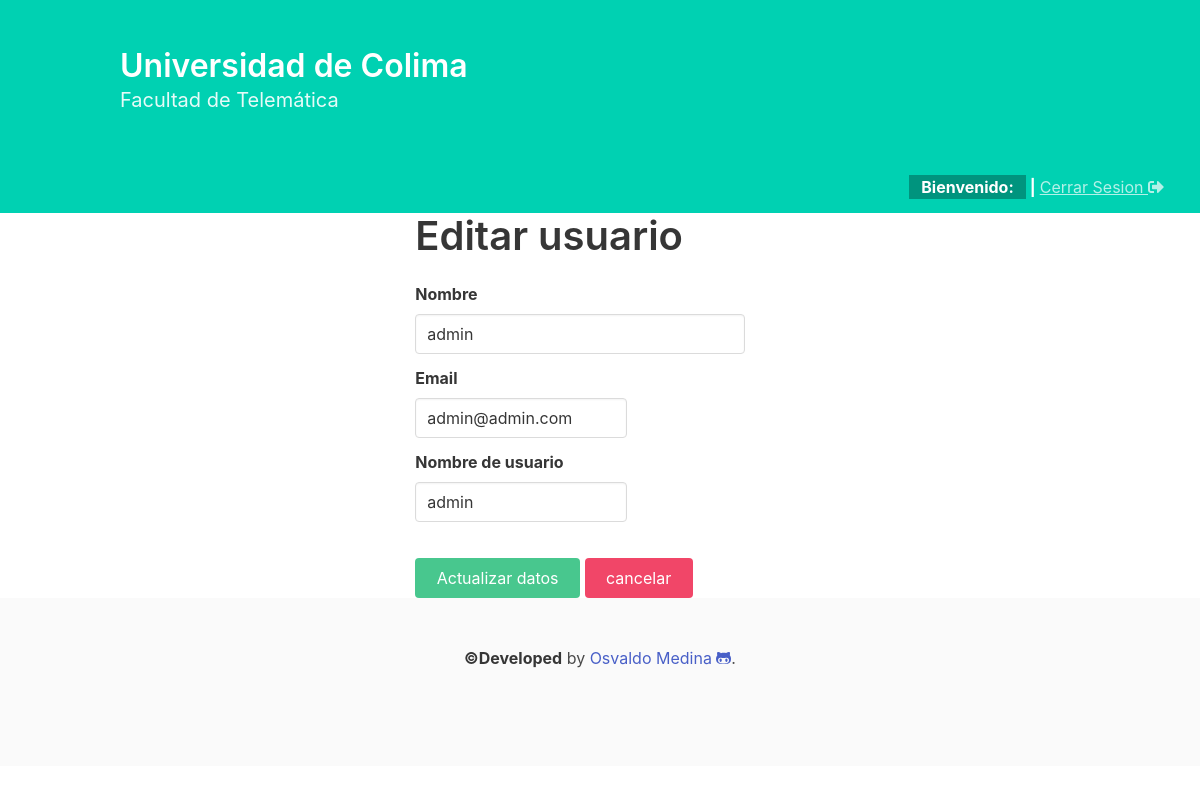
/view/edituser.php?id=2, run on the app's committed database.
### tables this page shows
CREATE TABLE `usuarios` (
  `id` int(11) NOT NULL,
  `nombre` varchar(60) NOT NULL,
  `correo` varchar(50) NOT NULL,
  `login` varchar(30) NOT NULL
);

### view/edituser.php (the view, shortened to what this page needs)
<!DOCTYPE HTML>
<html>
<head>
    <?php include("components/head.php")  ?>
</head>
<body>
    <?php
        include("components/header.php");
        $conexion=conexion();
        $idU= $_GET['id'];
        if(isset($idU)){
            $sql="SELECT * FROM usuarios WHERE id=$idU";
            $resultado = mysqli_query($conexion,$sql);
            $row = (mysqli_fetch_array($resultado));
    ?>
    <div class="container">
        <div class="columns is-centered">
            <div class="column is-three-fifths is-offset-one-fifth">
                <h1 class="title is-2">Editar usuario</h1>
                <form name="frmdatos" action="../controller/CRUD.php" method="POST">
                    <div class="field">
                        <label class="label">Nombre</label>
                        <div class="control">
                            <div class="columns">
                                <div class="column is-three-fifths"><input class="input" type="text" id="nombre" name="nombre" placeholder="e.g Alex Smith" value="<?php echo $row["nombre"]?>"></div>
                            </div>
                        </div>
                    </div>
                    <div class="field">
                        <label class="label">Email</label>
                        <div class="control">
                            <div class="columns">
                                <div class="column is-two-fifths">
                                    <input class="input" type="email" id="correo" name="correo" placeholder="e.g. alexsmith@gmail.com" value="<?php echo $row["correo"]?>"></div>
                            </div>
                        </div>
                    </div>
                    <div class="field">
                        <label class="label">Nombre de usuario</label>
                        <div class="control">
                            <div class="columns">
                                <div class="column is-two-fifths">
                                    <input class="input" type="text" id="login" name="login" placeholder="e.g. AlexS" value="<?php echo $row["login"]?>"></div>
                            </div>
                        </div>
                    </div>
                    <div class="field">
                        <div class="control">
                            <div class="columns">
                                <div class="column is-two-fifths">
                                    <input class="input" type="hidden" id="id" name="id" value="<?php echo $row["id"]?>"></div>
                            </div>
                        </div>
                    </div>
                    <div class="control">
                        <button id="editar" name="editar" class="button is-success">&nbsp;Actualizar datos&nbsp;</button>
                        <a id="cancel" name="cancel" class="button is-danger" href="../view/home.php">&nbsp;cancelar&nbsp;</a>
                    </div>
                </form>
            </div>
        </div>
    </div>
    <?php } include("components/footer.php")  ?>
</body>
</html>

### data on the page
usuarios: nombre "admin", correo "admin@admin.com", login "admin"
